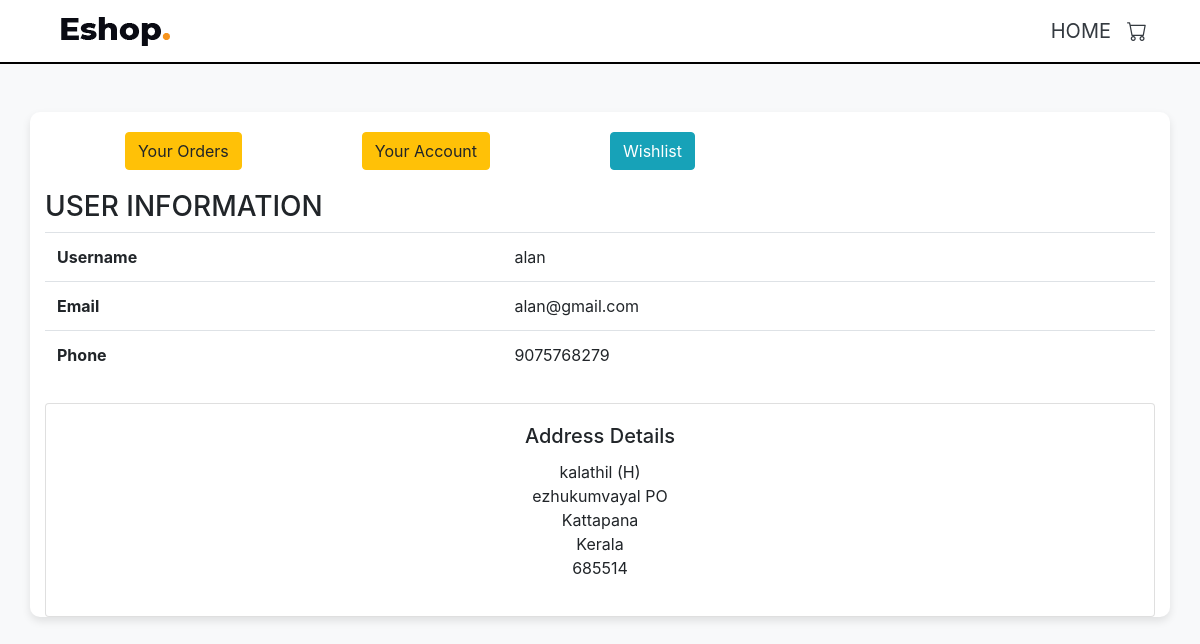
Screenshot of /uprofile (signed in) with the database file from the repository.
### shop/models.py (models this page shows)
class Userdetails(models.Model):
    firstname = models.CharField(max_length=30)
    phone = models.CharField(max_length=11)
    email = models.EmailField(unique=True)
    password = models.CharField(max_length=100)

class Address(models.Model):
    email = models.ForeignKey(Userdetails, on_delete=models.CASCADE)
    home = models.CharField(max_length=55)
    street = models.CharField(max_length=255)
    city = models.CharField(max_length=50)
    state = models.CharField(max_length=50)
    zip_code = models.CharField(max_length=10)

### shop/views.py (the view)
# urls.py: path('uprofile',views.uprof,name='uprofile'),
def uprof(request):
    if 'profile' in request.session:
        email = request.session['profile']
        try:
            user_details = Userdetails.objects.get(email=email)
        except Userdetails.DoesNotExist:
            return redirect('userlogin')
        try:
            user_address = Address.objects.get(email=user_details)
        except Address.DoesNotExist:
            user_address = None
        orders = Order.objects.filter(user=user_details)
        return render(request, 'Uprofile.html', {'view_user_details': user_details, 'view_user_address': user_address, 'orders': orders})
    else:
        return redirect('userlogin')

### Templates/Uprofile.html (shortened to what this page needs)
{% load static %}
<!DOCTYPE html>
<html lang="en">
<head>
  <link rel="stylesheet" href="https://stackpath.bootstrapcdn.com/bootstrap/4.5.2/css/bootstrap.min.css">
  <link rel="stylesheet" href="https://cdn.jsdelivr.net/npm/bootstrap-icons@1.11.2/font/bootstrap-icons.min.css">
  <link rel="stylesheet" href="{% static '/css/log.css' %}">
</head>
<body>
  <nav class="navbar navbar-expand-lg ">
    <div class="container">
      <div class="logo">
								<a href="{% url "index" %}"><img src="{% static '/images/logo.png' %}" alt="logo"></a>
      </div>
      <div class="collapse navbar-collapse" id="navbarNav">
        <ul class="navbar-nav ml-auto">
          <li class="nav-item active">
            <a class="nav-link" href="{% url "index" %}">HOME </a>
          </li>
          <li class="nav-item">
            <a class="nav-link" href="{% url "cart" %}" data-toggle="modal"><i class="bi bi-cart"></i></a>
          </li>
        </ul>
      </div>
    </div>
  </nav>
  <div class="container mt-5 profile-container">
    <div class="row">
      <div class="col-md-8">
        <div class="btn-container">
          <button type="button" class="btn btn-warning" data-toggle="modal" data-target="#orderHistoryModal">
            Your Orders
          </button>
          <button type="button" class="btn btn-warning" data-toggle="modal" data-target="#accountSettingsModal">
            Your Account
          </button>
          <button type="button" class="btn btn-info" data-toggle="modal" data-target="#wishlistModal">
            Wishlist
          </button>
        </div>
      </div>
    </div>
    <h3>USER INFORMATION</h3>
    <table class="table">
      <tbody>
        <tr>
          <th scope="row">Username</th>
          <td>{{ view_user_details.firstname }}</td>
        </tr>
        <tr>
          <th scope="row">Email</th>
          <td>{{ view_user_details.email }}</td>
        </tr>
        <tr>
          <th scope="row">Phone</th>
          <td>{{ view_user_details.phone }}</td>
        </tr>
      </tbody>
    </table>
    {% if view_user_address %}
        <div class="card user-address-card mt-4">
          <div class="card-body text-center">
            <h5 class="card-title">Address Details</h5>
            <p>
              <strong></strong> {{ view_user_address.home }} (H)<br>
              <strong></strong> {{ view_user_address.street }} PO<br>
              <strong></strong> {{ view_user_address.city }}<br>
              <strong></strong> {{ view_user_address.state }}<br>
              <strong></strong> {{ view_user_address.zip_code }}
            </p>
          </div>
        </div>
      {%else%}
      <a href="{% url 'add_address' %}" class="btn btn-info">Add Address</a>
        {% endif %}
  </div>
</body>
</html>

### static/css/log.css (style rules this page uses)
body { background-color: #f8f9fa; }
.profile-container { background-color: #ffffff; box-shadow: 0 4px 8px rgba(0, 0, 0, 0.1); border-radius: 10px; overflow: hidden; }
.btn-container { display: flex; justify-content: space-around; padding: 20px; }
.navbar { background-color: white; font-size: 20px; border-bottom: 2px solid black; }
.navbar-brand, .navbar-nav .nav-link { color: #343a40; }
.navbar-brand, .navbar-nav .nav-link { transition: color 0.3s ease-in-out; }

### rows the page displays
Userdetails: firstname "alan", email "alan@gmail.com", phone "9075768279"
Address: home "kalathil", street "ezhukumvayal", city "Kattapana", state "Kerala", zip_code "685514"
